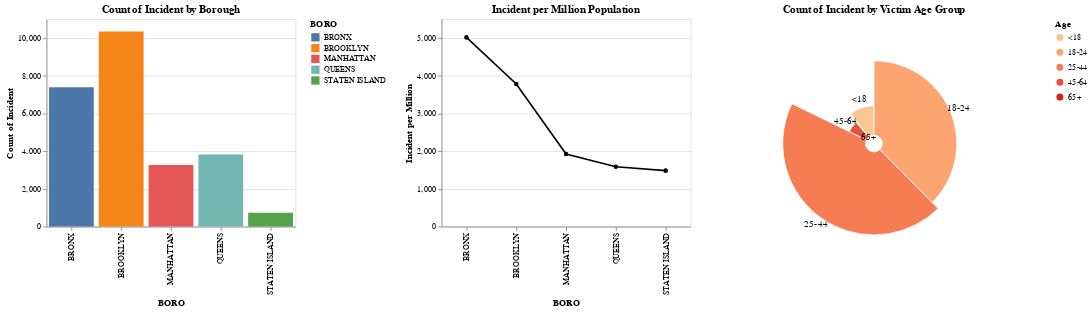

Here is the notebook cell this chart was saved with:
### Code cell
alt.hconcat(BORO,incident_population_percentage,Age).resolve_scale(color='independent')

### Figure 1 — Vega-Lite specification as saved in the notebook (floating-point values rounded to 4 significant figures; data arrays with more than 128 entries replaced by an {"elided": "..."} marker saying what was removed)
{"config": {"view": {"continuousWidth": 400, "continuousHeight": 300}}, "hconcat": [{"data": {"name": "data-6f649e9c9d8cfa5b709d3b7207557592"}, "mark": "bar", "encoding": {"color": {"field": "BORO", "scale": {"scheme": "tableau10"}, "type": "nominal"}, "opacity": {"condition": {"value": 1, "selection": "selector041"}, "value": 0.2}, "tooltip": [{"field": "BORO", "type": "nominal"}, {"aggregate": "sum", "field": "Count_of_Incident", "title": "Total Incident", "type": "quantitative"}], "x": {"field": "BORO", "type": "nominal"}, "y": {"aggregate": "sum", "field": "Count_of_Incident", "title": "Count of Incident", "type": "quantitative"}}, "height": 250, "selection": {"selector041": {"type": "multi", "fields": ["BORO"]}}, "title": "Count of Incident by Borough", "width": 300}, {"data": {"name": "data-24f6134c876852cb9ef6695b55858ec5"}, "mark": {"type": "line", "color": "#FFAA00", "point": true}, "encoding": {"color": {"value": "#000000"}, "tooltip": [{"field": "BORO", "type": "nominal"}, {"field": "Incident_per_Million", "title": "Incident per Million", "type": "quantitative"}], "x": {"field": "BORO", "type": "nominal"}, "y": {"field": "Incident_per_Million", "title": "Incident per Million", "type": "quantitative"}}, "height": 250, "title": "Incident per Million Population", "width": 300}, {"layer": [{"mark": {"type": "arc", "innerRadius": 10, "stroke": "#fff"}, "encoding": {"color": {"field": "Age", "scale": {"scheme": "orangered"}, "sort": ["sum(Count_of_Incident):Q"], "type": "nominal"}, "radius": {"aggregate": "sum", "field": "Count_of_Incident", "scale": {"rangeMax": 110, "type": "sqrt", "zero": false}, "type": "quantitative"}, "theta": {"aggregate": "sum", "field": "Count_of_Incident", "stack": true, "type": "quantitative"}, "tooltip": [{"field": "Age", "title": "Age Group", "type": "nominal"}, {"aggregate": "sum", "field": "Count_of_Incident", "title": "Total Incident", "type": "quantitative"}]}, "title": "Count of Incident by Victim Age Group"}, {"mark": {"type": "text", "radiusOffset": 10}, "encoding": {"color": {"value": "#000000"}, "radius": {"aggregate": "sum", "field": "Count_of_Incident", "scale": {"rangeMax": 110, "type": "sqrt", "zero": false}, "type": "quantitative"}, "text": {"field": "Age", "type": "nominal"}, "theta": {"aggregate": "sum", "field": "Count_of_Incident", "stack": true, "type": "quantitative"}, "tooltip": [{"field": "Age", "title": "Age Group", "type": "nominal"}, {"aggregate": "sum", "field": "Count_of_Incident", "title": "Total Incident", "type": "quantitative"}]}, "title": "Count of Incident by Victim Age Group"}], "data": {"name": "data-6f649e9c9d8cfa5b709d3b7207557592"}, "transform": [{"filter": {"selection": "selector041"}}]}], "resolve": {"scale": {"color": "independent"}}, "$schema": "https://vega.github.io/schema/vega-lite/v4.17.0.json", "datasets": {"data-6f649e9c9d8cfa5b709d3b7207557592": {"elided": "533 records"}, "data-24f6134c876852cb9ef6695b55858ec5": [{"BORO": "BRONX", "Count_of_Incident": 7385, "Population": 1472654, "Incident_per_Million": 5015.0}, {"BORO": "BROOKLYN", "Count_of_Incident": 10339, "Population": 2736074, "Incident_per_Million": 3779.0}, {"BORO": "MANHATTAN", "Count_of_Incident": 3260, "Population": 1694263, "Incident_per_Million": 1924.0}, {"BORO": "QUEENS", "Count_of_Incident": 3817, "Population": 2405464, "Incident_per_Million": 1587.0}, {"BORO": "STATEN ISLAND", "Count_of_Incident": 735, "Population": 495747, "Incident_per_Million": 1483.0}]}}
